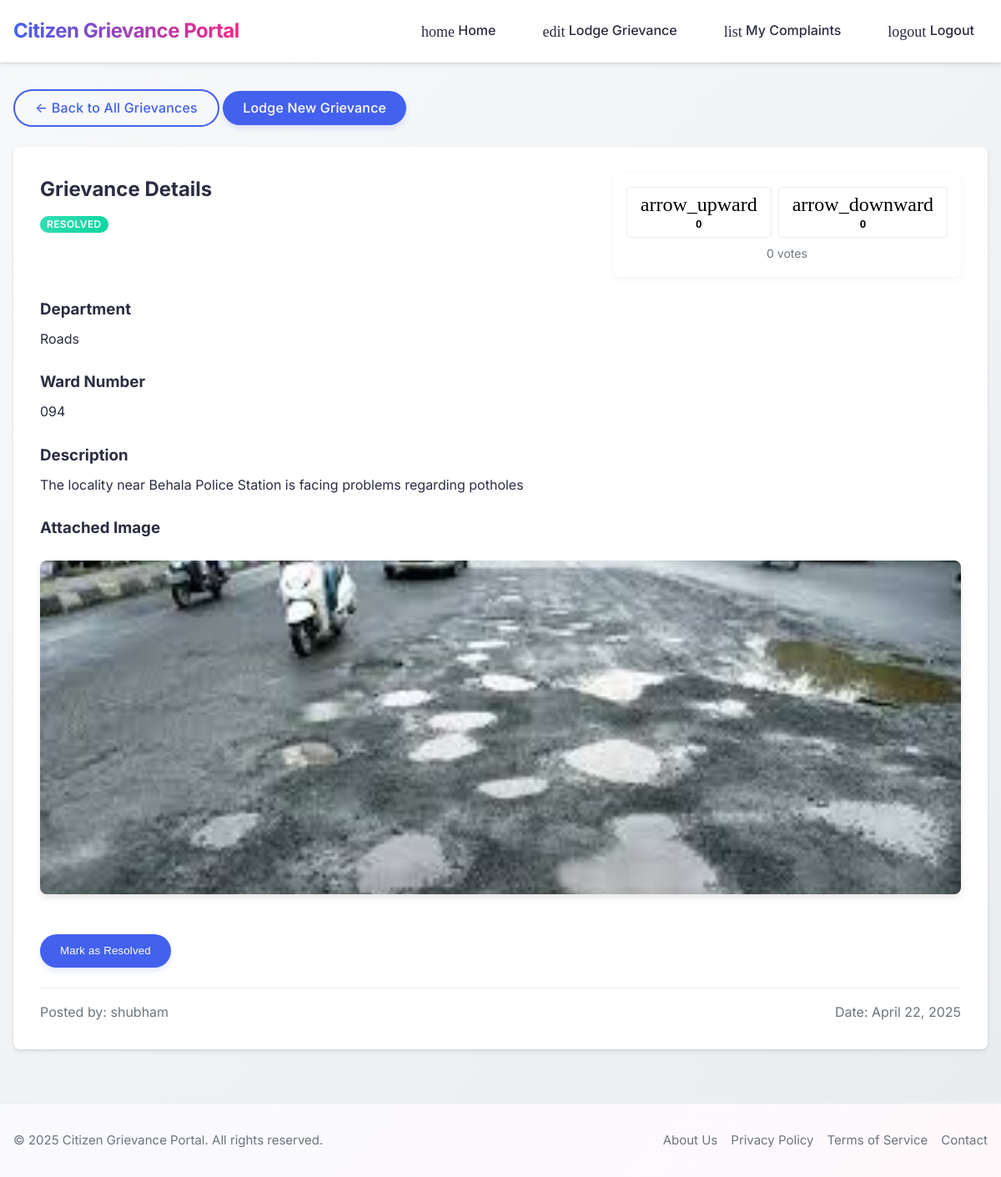
/view/1/ (signed in), run on an earlier commit of the app's database.
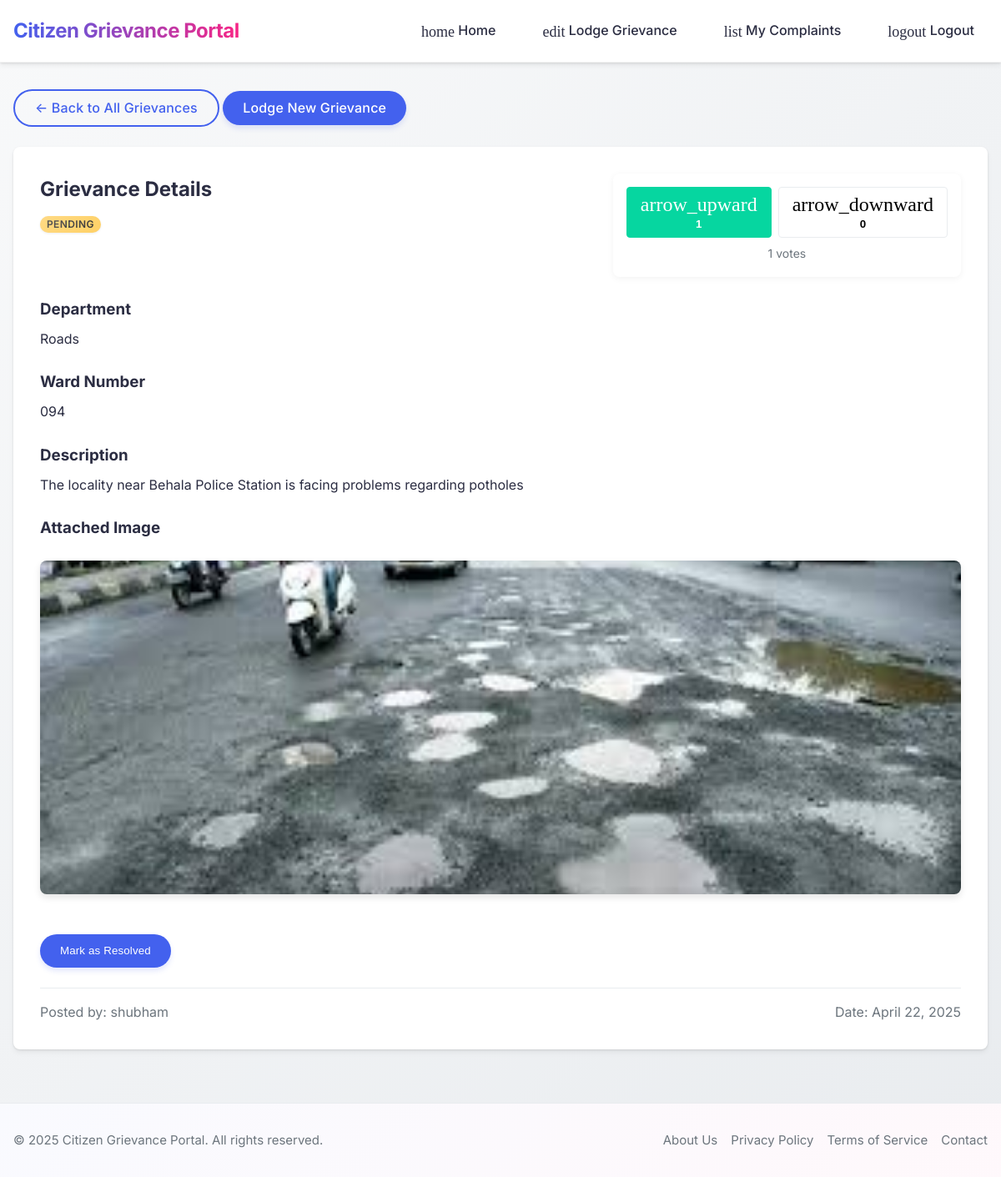
And on a later commit of the database.
### citizen/models.py (models this page shows, shortened)
class Post(models.Model):
    host = models.ForeignKey(User, on_delete = models.SET_NULL, null = True)
    dept = models.ForeignKey(dept, on_delete = models.SET_NULL, null = True)
    ward_no = models.ForeignKey(ward_no, on_delete = models.SET_NULL, null=True)
    description = models.TextField(null=True, blank=True)
    image = models.ImageField(null=True, blank=True, upload_to='images/')
    created = models.DateTimeField(auto_now_add=True)
    status = models.ForeignKey(status, on_delete= models.SET_NULL, null=True)
    class Meta:
        ordering = ['-created']
    def get_vote_count(self):
        votes = self.votes.aggregate(total=Sum('value'))
        return votes['total'] or 0
    def get_upvote_count(self):
        return self.votes.filter(value=1).count()
    def get_downvote_count(self):
        return self.votes.filter(value=-1).count()

class status(models.Model):
    name = models.CharField(max_length=100)
    def __str__(self):
        return self.name

class dept(models.Model):
    name = models.CharField(max_length=100)
    def __str__(self):
        return self.name

class ward_no(models.Model):
    name = models.CharField(max_length=3)
    def __str__(self):
        return self.name

### citizen/views.py (the view)
# urls.py: path('view/<int:pk>/', views.post, name="view_grevance"),
@login_required(login_url='login')
def post(request, pk):
    post = get_object_or_404(Post, id=pk)
    user_vote = None
    if request.user.is_authenticated:
        try:
            user_vote = Vote.objects.get(user=request.user, post=post)
        except Vote.DoesNotExist:
            pass
    context = {
        'post': post,
        'user_vote': user_vote,
        'upvote_count': post.get_upvote_count(),
        'downvote_count': post.get_downvote_count(),
    }
    return render(request, 'citizen/grevance_show.html', context)

### citizen/templates/citizen/grevance_show.html (shortened to what this page needs)
{% extends 'header.html' %}
{% block content %}
<div class="mb-4">
    <div class="mb-3">
        <a href="{% url 'home' %}" class="btn btn-outline">&larr; Back to All Grievances</a>
        <a href="{% url 'lodge_grevance' %}" class="btn btn-primary">Lodge New Grievance</a>
    </div>
    <div class="grievance-detail">
        <div class="mb-3 detail-header">
            <div>
                <h2 class="mb-1">Grievance Details</h2>
                <div class="mb-3">
                    {% if post.status %}
                    <span class="badge badge-{{ post.status.name|lower }}">{{ post.status }}</span>
                    {% endif %}
                </div>
            </div>
            <div class="vote-container">
                <div class="vote-buttons">
                    {% if request.user.is_authenticated %}
                    <button class="vote-btn upvote-btn {% if user_vote.value == 1 %}active{% endif %}"
                            data-post-id="{{ post.id }}"
                            data-vote-type="upvote">
                        <span class="icon icon-arrow-up"></span>
                        <span class="vote-count" id="upvote-count">{{ upvote_count }}</span>
                    </button>
                    <button class="vote-btn downvote-btn {% if user_vote.value == -1 %}active{% endif %}"
                            data-post-id="{{ post.id }}"
                            data-vote-type="downvote">
                        <span class="icon icon-arrow-down"></span>
                        <span class="vote-count" id="downvote-count">{{ downvote_count }}</span>
                    </button>
                    {% else %}
                    <a href="{% url 'login' %}?next={{ request.path }}" class="btn btn-sm btn-outline">
                        <span class="icon icon-login icon-sm"></span> Login to vote
                    </a>
                    {% endif %}
                </div>
                <div class="vote-total">
                    <span id="vote-total">{{ post.get_vote_count }}</span> votes
                </div>
            </div>
        </div>
        <div class="mb-3">
            <h3 class="mb-1">Department</h3>
            <p class="mb-3">{{ post.dept }}</p>
            <h3 class="mb-1">Ward Number</h3>
            <p class="mb-3">{{ post.ward_no }}</p>
            <h3 class="mb-1">Description</h3>
            <p class="mb-3">{{ post.description }}</p>
        </div>
        {% if post.image %}
        <div class="mb-3">
            <h3 class="mb-1">Attached Image</h3>
            <img src="/media/{{post.image}}" alt="Grievance Image" class="grievance-image">
        </div>
        {% endif %}
        {% if request.user.is_staff %}
        <form method="POST" action="{% url 'change_status' post.id %}" class="status-form">
            <button type="submit" class="btn btn-success">Mark as Resolved</button>
        </form>
        {% endif %}
        <div class="grievance-meta">
            <span>Posted by: {{ post.host.username }}</span>
            <span>Date: {{ post.created|date:"F d, Y" }}</span>
        </div>
    </div>
</div>
{% endblock content %}

### templates/header.html (shortened to what this page needs)
<!DOCTYPE html>
<html lang="en">
<head>
    {% load static %}
    <link rel="stylesheet" href="{% static 'css/main.css' %}">
    <link rel="stylesheet" href="{% static 'css/forms.css' %}">
    <link rel="stylesheet" href="{% static 'css/responsive.css' %}">
    <link rel="stylesheet" href="{% static 'css/icons.css' %}">
</head>
<body>
    <header class="header">
        <div class="container header-content">
            <div class="logo">
                <a href="{% url 'home' %}">Citizen Grievance Portal</a>
            </div>
            <nav>
                <div class="nav-links">
                    <a href="{% url 'home' %}"><span class="icon icon-home icon-sm"></span> Home</a>
                    <a href="{% url 'lodge_grevance' %}"><span class="icon icon-edit icon-sm"></span> Lodge Grievance</a>
                    {% if request.user.is_authenticated %}
                    <a href="{% url 'my_complaints' %}"><span class="icon icon-list icon-sm"></span> My Complaints</a>
                    <a href="{% url 'logout' %}"><span class="icon icon-logout icon-sm"></span> Logout</a>
                    {% else %}
                    <a href="{% url 'login' %}"><span class="icon icon-login icon-sm"></span> Login</a>
                    <a href="{% url 'register' %}"><span class="icon icon-person icon-sm"></span> Register</a>
                    {% endif %}
                </div>
            </nav>
        </div>
    </header>
    <main class="main-content">
        <div class="container">
            {% block content %}{% endblock %}
        </div>
    </main>
    <footer class="footer">
        <div class="container footer-content">
            <div class="footer-text">
                &copy; {% now "Y" %} Citizen Grievance Portal. All rights reserved.
            </div>
            <div class="footer-links">
                <a href="#">About Us</a>
                <a href="#">Privacy Policy</a>
                <a href="#">Terms of Service</a>
                <a href="#">Contact</a>
            </div>
        </div>
    </footer>
</body>
</html>

### citizen/templates/citizen/grevance_show.html (style rules this page uses)
.detail-header { display: flex; justify-content: space-between; align-items: flex-start; }
.vote-container { display: flex; flex-direction: column; align-items: center; background-color: var(--bg-light); padding: 1rem; border-radius: var(--border-radius-md); box-shadow: 0 2px 8px rgba(0, 0, 0, 0.05); transition: transform 0.3s ease; }
.vote-buttons { display: flex; gap: 0.5rem; margin-bottom: 0.5rem; }
.vote-btn { display: flex; flex-direction: column; align-items: center; background: none; border: 1px solid var(--bg-dark); border-radius: var(--border-radius-sm); padding: 0.5rem 1rem; cursor: pointer; transition: all 0.2s ease; }
.upvote-btn.active { background-color: var(--success-color); color: white; border-color: var(--success-color); }
.vote-count { font-weight: 600; margin-top: 0.25rem; transition: all 0.3s ease; }
.vote-total { font-size: 0.875rem; color: var(--text-light); transition: all 0.3s ease; }
.vote-btn { position: relative; overflow: hidden; transition: all 0.3s ease; }
.vote-btn::after { content: ''; position: absolute; top: 0; left: 0; width: 100%; height: 100%; background: rgba(255, 255, 255, 0.2); transform: translateX(-100%); transition: transform 0.3s ease; }
.status-form { margin: 1.5rem 0; }
.grievance-image { max-width: 100%; border-radius: var(--border-radius-md); box-shadow: 0 4px 8px rgba(0, 0, 0, 0.1); transition: transform 0.3s ease; }

What changed in the data, as far as the page shows it:
changed Post "The locality near Behala Police Station is facing problems regarding potholes": status_id 2 → 1 (drawn); status "RESOLVED" → "PENDING"; get_vote_count "0" → "1"
Also different on the page:
{{ upvote_count }}: "0" → "1"
